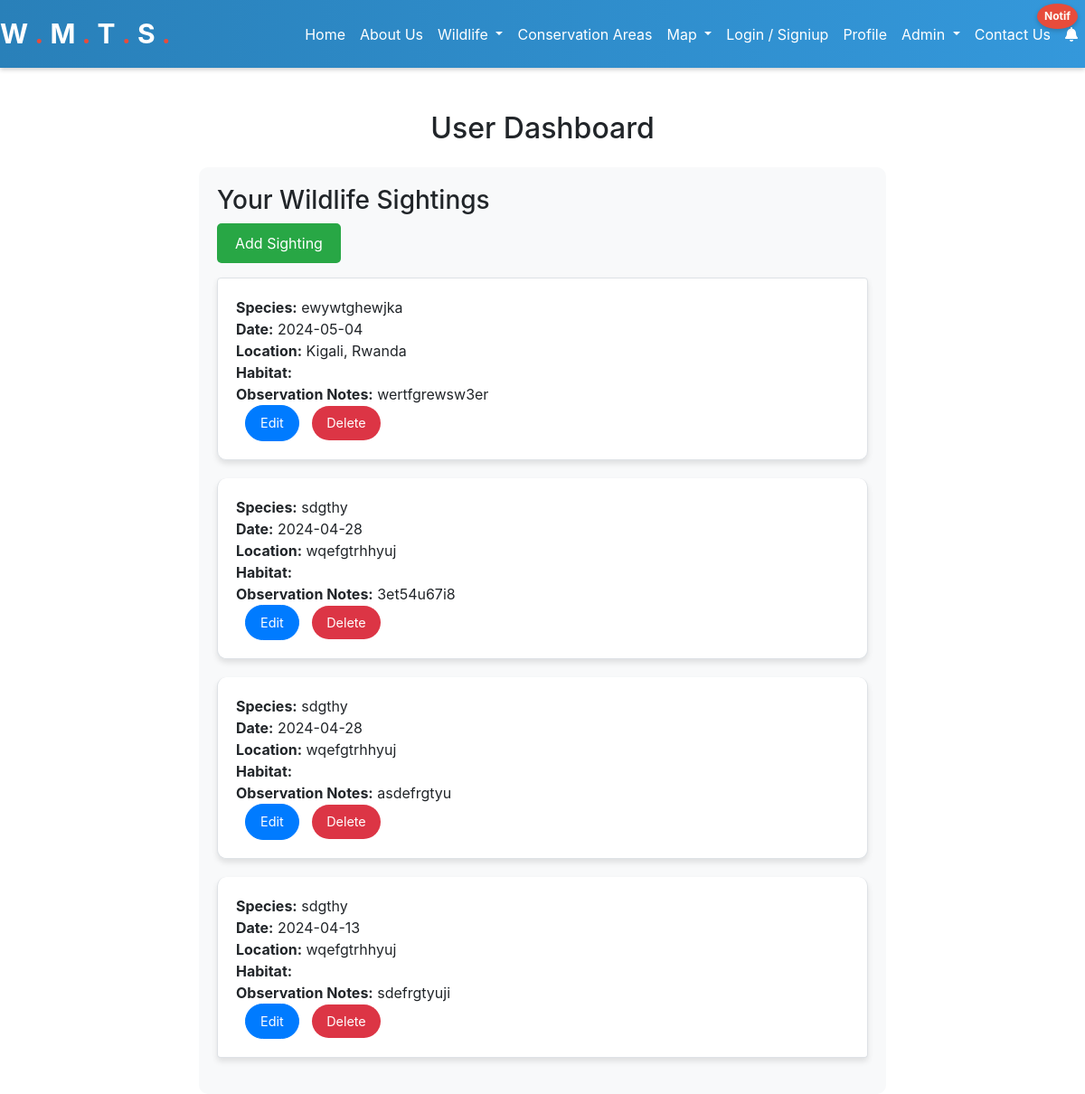
The app's page /dashboard (signed in) with its own data.
### models.py (models this page shows)
class WildlifeSighting(db.Model):
    __tablename__ = 'wildlife_sightings'
    id = db.Column(db.Integer, primary_key=True)
    species_id = db.Column(db.Integer, db.ForeignKey('species.id'), nullable=False)
    location_id = db.Column(db.Integer, db.ForeignKey('locations.id'), nullable=False)
    date = db.Column(db.Date, nullable=False)
    user_id = db.Column(db.Integer, db.ForeignKey('users.id'), nullable=False)
    observation_id = db.Column(db.Integer, db.ForeignKey('observations.id'))  # Add this line
    species = db.relationship('Species', backref=db.backref('sightings', lazy=True))
    location = db.relationship('Location', backref=db.backref('sightings', lazy=True))
    user = db.relationship('User', back_populates='wildlife_sighting')
    observation = db.relationship('Observation', uselist=False, backref='sighting')

class Species(db.Model):
    __tablename__ = 'species'
    id = db.Column(db.Integer, primary_key=True)
    name = db.Column(db.String(100), unique=True, nullable=False)
    description = db.Column(db.Text)
    observations = db.relationship('WildlifeSighting', backref='observed_species', foreign_keys='WildlifeSighting.species_id')
    habitat_id = db.Column(db.Integer, db.ForeignKey('habitats.id'))
    habitat = db.relationship('Habitat', backref=db.backref('species', lazy=True))

class Location(db.Model):
    __tablename__ = 'locations'
    id = db.Column(db.Integer, primary_key=True)
    name = db.Column(db.String(100), unique=True, nullable=False)
    latitude = db.Column(db.Float, nullable=True)  # Update nullable parameter to True
    longitude = db.Column(db.Float, nullable=True)

class Observation(db.Model):
    __tablename__ = 'observations'
    id = db.Column(db.Integer, primary_key=True)
    date = db.Column(db.Date, nullable=False)
    notes = db.Column(db.Text)

### app.py (the view)
@app.route('/dashboard')
@login_required
def dashboard():
    user_sightings = WildlifeSighting.query.filter_by(user_id=current_user.id).all()
    return render_template('dashboard.html', title='Dashboard', sightings=user_sightings)

### app.py (called while the page is built)
@login_manager.user_loader
def load_user(user_id):
    return User.query.get(int(user_id))

### templates/dashboard.html (shortened to what this page needs)
{% extends "base.html" %}
{% block content %}
<div class="container mt-5">
    <h2 class="text-center mb-4">User Dashboard</h2>
    <div class="row justify-content-center">
        <div class="col-md-8 dashboard-container">
            <h3>Your Wildlife Sightings</h3>
            <a href="{{ url_for('add_sighting') }}" class="btn btn-add-sighting mb-3">Add Sighting</a>
            {% if sightings %}
                <ul class="list-group">
                    {% for sighting in sightings %}
                        <li class="list-group-item sighting-item">
                            <div>
                                <span class="details-label">Species:</span> {{ sighting.species.name }}<br>
                                <span class="details-label">Date:</span> {{ sighting.date }}<br>
                                <span class="details-label">Location:</span> {{ sighting.location.name }}<br>
                            </div>
                            <div>
                                <span class="details-label">Habitat:</span> {{ sighting.species.habitat.name }}<br>
                                <span class="details-label">Observation Notes:</span> {{ sighting.observation.notes }}<br>
                            </div>
                            <a href="{{ url_for('edit_sighting', sighting_id=sighting.id) }}" class="btn btn-primary btn-sm btn-edit">Edit</a>
                            <a href="{{ url_for('delete_sighting', sighting_id=sighting.id) }}" class="btn btn-danger btn-sm btn-delete">Delete</a>
                        </li>
                    {% endfor %}
                </ul>
            {% else %}
                <p>No wildlife sightings found.</p>
            {% endif %}
        </div>
    </div>
</div>
{% endblock %}

### static/styles.css (style rules this page uses)
.btn { border-radius: 20px; padding: 0.5rem 1rem; font-size: 0.9rem; }
.btn-danger { background-color: #dc3545; color: #fff; border: none; }

### static/dashboard.css (style rules this page uses)
.dashboard-container { background-color: #f8f9fa; padding: 20px; border-radius: 10px; }
.sighting-item { background-color: #fff; border: 1px solid #dee2e6; border-radius: 10px; padding: 20px; margin-bottom: 20px; box-shadow: 0 4px 6px rgba(0, 0, 0, 0.1); }
.btn-add-sighting { background-color: #28a745; color: #fff; border: none; border-radius: 5px; padding: 10px 20px; font-size: 16px; text-decoration: none; transition: background-color 0.3s ease; }
.btn-edit, .btn-delete { margin-left: 10px; }
.details-label { font-weight: bold; }

### records on screen
WildlifeSighting: species.name "ewywtghewjka", date "2024-05-04", location.name "Kigali, Rwanda", observation.notes "wertfgrewsw3er"
WildlifeSighting: species.name "sdgthy", date "2024-04-28", location.name "wqefgtrhhyuj", observation.notes "3et54u67i8"
WildlifeSighting: species.name "sdgthy", date "2024-04-28", location.name "wqefgtrhhyuj", observation.notes "asdefrgtyu"
WildlifeSighting: species.name "sdgthy", date "2024-04-13", location.name "wqefgtrhhyuj", observation.notes "sdefrgtyuji"
